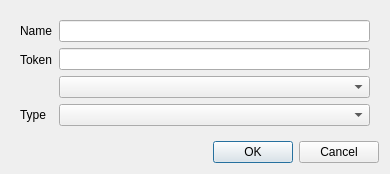
<?xml version="1.0" encoding="UTF-8"?>
<ui version="4.0">
 <class>Dialog</class>
 <widget class="QDialog" name="Dialog">
  <property name="geometry">
   <rect>
    <x>0</x>
    <y>0</y>
    <width>390</width>
    <height>130</height>
   </rect>
  </property>
  <property name="windowTitle">
   <string>Dialog</string>
  </property>
  <layout class="QVBoxLayout" name="verticalLayout">
   <item>
    <widget class="QWidget" name="widget" native="true">
     <layout class="QFormLayout" name="formLayout_2">
      <item row="0" column="0">
       <widget class="QLabel" name="label">
        <property name="text">
         <string>Name</string>
        </property>
       </widget>
      </item>
      <item row="0" column="1">
       <widget class="QLineEdit" name="lineEdit_name"/>
      </item>
      <item row="1" column="0">
       <widget class="QLabel" name="label_value">
        <property name="text">
         <string>Token</string>
        </property>
       </widget>
      </item>
      <item row="3" column="0">
       <widget class="QLabel" name="label_api_type">
        <property name="visible">
         <bool>false</bool>
        </property>
        <property name="text">
         <string>Type</string>
        </property>
       </widget>
      </item>
      <item row="3" column="1">
       <widget class="QComboBox" name="comboBox_api_type">
        <property name="visible">
         <bool>false</bool>
        </property>
       </widget>
      </item>
      <item row="1" column="1">
       <widget class="QWidget" name="widget_2" native="true">
        <layout class="QVBoxLayout" name="verticalLayout_2">
         <property name="leftMargin">
          <number>0</number>
         </property>
         <property name="topMargin">
          <number>0</number>
         </property>
         <property name="rightMargin">
          <number>0</number>
         </property>
         <property name="bottomMargin">
          <number>0</number>
         </property>
         <item>
          <widget class="QLineEdit" name="lineEdit_token"/>
         </item>
         <item>
          <widget class="QComboBox" name="comboBox_token">
           <property name="visible">
            <bool>false</bool>
           </property>
          </widget>
         </item>
        </layout>
       </widget>
      </item>
     </layout>
    </widget>
   </item>
   <item>
    <widget class="QDialogButtonBox" name="buttonBox">
     <property name="orientation">
      <enum>Qt::Horizontal</enum>
     </property>
     <property name="standardButtons">
      <set>QDialogButtonBox::Cancel|QDialogButtonBox::Ok</set>
     </property>
    </widget>
   </item>
  </layout>
 </widget>
 <tabstops>
  <tabstop>lineEdit_name</tabstop>
  <tabstop>lineEdit_token</tabstop>
  <tabstop>comboBox_api_type</tabstop>
 </tabstops>
 <resources/>
 <connections>
  <connection>
   <sender>buttonBox</sender>
   <signal>accepted()</signal>
   <receiver>Dialog</receiver>
   <slot>accept()</slot>
   <hints>
    <hint type="sourcelabel">
     <x>248</x>
     <y>254</y>
    </hint>
    <hint type="destinationlabel">
     <x>157</x>
     <y>274</y>
    </hint>
   </hints>
  </connection>
  <connection>
   <sender>buttonBox</sender>
   <signal>rejected()</signal>
   <receiver>Dialog</receiver>
   <slot>reject()</slot>
   <hints>
    <hint type="sourcelabel">
     <x>316</x>
     <y>260</y>
    </hint>
    <hint type="destinationlabel">
     <x>286</x>
     <y>274</y>
    </hint>
   </hints>
  </connection>
 </connections>
</ui>
